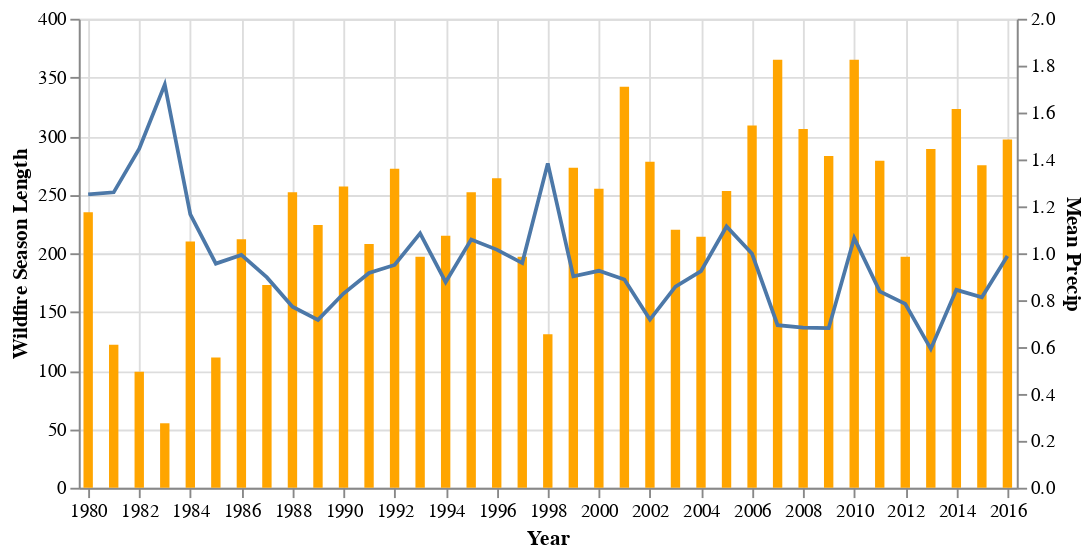

Notebook code for this chart:
### Code cell
chart = alt.Chart(annual_df.reset_index(),width=500, height=250)
base = chart.encode(alt.X('YEAR',scale=alt.Scale(zero=False,domain=(1980, 2016)),axis=alt.Axis(format='.0f',title='Year')),tooltip=['season_length', 'Mean Precip'])

bar=base.mark_bar(color='orange').encode(alt.Y('season_length:Q',axis=alt.Axis(title='Wildfire Season Length')))

line =  base.mark_line().encode(
    alt.Y('Mean Precip:Q',scale=alt.Scale(domain=(0, 2))))

layer3=alt.layer(
    bar,
    line
).resolve_scale(
    y='independent'
)

layer3
#base.configure_cell(height=400, width=200)

### Figure 1 — Vega-Lite specification as saved in the notebook (floating-point values rounded to 4 significant figures)
{"$schema": "https://vega.github.io/schema/vega-lite/v2.6.0.json", "config": {"view": {"height": 300, "width": 400}}, "datasets": {"data-90b028aa721197f1785b62443f5450a8": [{"Max Temp": 301.3, "Mean Precip": 1.251, "Mean Temp": 290.8, "YEAR": 1980, "event_count": 10, "season_length": 235, "total_acre": 80857}, {"Max Temp": 301.5, "Mean Precip": 1.26, "Mean Temp": 291.5, "YEAR": 1981, "event_count": 15, "season_length": 122, "total_acre": 36753}, {"Max Temp": 300.7, "Mean Precip": 1.446, "Mean Temp": 289.8, "YEAR": 1982, "event_count": 4, "season_length": 99, "total_acre": 25154}, {"Max Temp": 300.8, "Mean Precip": 1.72, "Mean Temp": 290.2, "YEAR": 1983, "event_count": 2, "season_length": 55, "total_acre": 5992}, {"Max Temp": 300.5, "Mean Precip": 1.166, "Mean Temp": 289.9, "YEAR": 1984, "event_count": 7, "season_length": 210, "total_acre": 17385}, {"Max Temp": 302.0, "Mean Precip": 0.9557, "Mean Temp": 289.7, "YEAR": 1985, "event_count": 18, "season_length": 111, "total_acre": 209735}, {"Max Temp": 301.1, "Mean Precip": 0.9929, "Mean Temp": 291.0, "YEAR": 1986, "event_count": 45, "season_length": 212, "total_acre": 230487}, {"Max Temp": 299.5, "Mean Precip": 0.8969, "Mean Temp": 290.9, "YEAR": 1987, "event_count": 108, "season_length": 173, "total_acre": 1025011}, {"Max Temp": 301.6, "Mean Precip": 0.772, "Mean Temp": 291.0, "YEAR": 1988, "event_count": 109, "season_length": 252, "total_acre": 2770000.0}, {"Max Temp": 301.5, "Mean Precip": 0.7157, "Mean Temp": 290.7, "YEAR": 1989, "event_count": 65, "season_length": 224, "total_acre": 351100.0}, {"Max Temp": 301.1, "Mean Precip": 0.8283, "Mean Temp": 290.9, "YEAR": 1990, "event_count": 38, "season_length": 257, "total_acre": 273200.0}, {"Max Temp": 300.7, "Mean Precip": 0.9159, "Mean Temp": 290.6, "YEAR": 1991, "event_count": 29, "season_length": 208, "total_acre": 87064}, {"Max Temp": 300.5, "Mean Precip": 0.95, "Mean Temp": 291.4, "YEAR": 1992, "event_count": 50, "season_length": 272, "total_acre": 484600.0}, {"Max Temp": 299.0, "Mean Precip": 1.085, "Mean Temp": 290.3, "YEAR": 1993, "event_count": 23, "season_length": 197, "total_acre": 164824}, {"Max Temp": 302.0, "Mean Precip": 0.8769, "Mean Temp": 291.3, "YEAR": 1994, "event_count": 133, "season_length": 215, "total_acre": 1369000.0}, {"Max Temp": 301.0, "Mean Precip": 1.058, "Mean Temp": 291.2, "YEAR": 1995, "event_count": 35, "season_length": 252, "total_acre": 182363}, {"Max Temp": 302.1, "Mean Precip": 1.016, "Mean Temp": 291.2, "YEAR": 1996, "event_count": 92, "season_length": 264, "total_acre": 1050000.0}, {"Max Temp": 300.8, "Mean Precip": 0.9581, "Mean Temp": 290.9, "YEAR": 1997, "event_count": 13, "season_length": 197, "total_acre": 146080}, {"Max Temp": 301.4, "Mean Precip": 1.383, "Mean Temp": 290.7, "YEAR": 1998, "event_count": 35, "season_length": 131, "total_acre": 127000.0}, {"Max Temp": 300.4, "Mean Precip": 0.9015, "Mean Temp": 291.1, "YEAR": 1999, "event_count": 66, "season_length": 273, "total_acre": 808468}, {"Max Temp": 301.4, "Mean Precip": 0.9252, "Mean Temp": 291.1, "YEAR": 2000, "event_count": 144, "season_length": 255, "total_acre": 1999000.0}, {"Max Temp": 301.4, "Mean Precip": 0.8883, "Mean Temp": 291.4, "YEAR": 2001, "event_count": 67, "season_length": 342, "total_acre": 503900.0}, {"Max Temp": 302.1, "Mean Precip": 0.7173, "Mean Temp": 291.0, "YEAR": 2002, "event_count": 98, "season_length": 278, "total_acre": 1822000.0}, {"Max Temp": 302.9, "Mean Precip": 0.8578, "Mean Temp": 291.7, "YEAR": 2003, "event_count": 146, "season_length": 220, "total_acre": 1707000.0}, {"Max Temp": 301.0, "Mean Precip": 0.9235, "Mean Temp": 291.2, "YEAR": 2004, "event_count": 45, "season_length": 214, "total_acre": 455000.0}, {"Max Temp": 302.1, "Mean Precip": 1.114, "Mean Temp": 291.3, "YEAR": 2005, "event_count": 84, "season_length": 253, "total_acre": 916100.0}, {"Max Temp": 302.8, "Mean Precip": 0.9978, "Mean Temp": 291.4, "YEAR": 2006, "event_count": 140, "season_length": 309, "total_acre": 1643000.0}, {"Max Temp": 302.7, "Mean Precip": 0.6935, "Mean Temp": 291.4, "YEAR": 2007, "event_count": 134, "season_length": 365, "total_acre": 2530000.0}, {"Max Temp": 301.4, "Mean Precip": 0.6829, "Mean Temp": 290.8, "YEAR": 2008, "event_count": 124, "season_length": 306, "total_acre": 1518000.0}, {"Max Temp": 301.3, "Mean Precip": 0.6806, "Mean Temp": 290.9, "YEAR": 2009, "event_count": 85, "season_length": 283, "total_acre": 620600.0}, {"Max Temp": 300.5, "Mean Precip": 1.065, "Mean Temp": 290.8, "YEAR": 2010, "event_count": 51, "season_length": 365, "total_acre": 257600.0}, {"Max Temp": 301.7, "Mean Precip": 0.8372, "Mean Temp": 290.6, "YEAR": 2011, "event_count": 92, "season_length": 279, "total_acre": 1471000.0}, {"Max Temp": 302.1, "Mean Precip": 0.7844, "Mean Temp": 291.9, "YEAR": 2012, "event_count": 127, "season_length": 197, "total_acre": 2368000.0}, {"Max Temp": 301.9, "Mean Precip": 0.5922, "Mean Temp": 291.1, "YEAR": 2013, "event_count": 69, "season_length": 289, "total_acre": 1285000.0}, {"Max Temp": 302.1, "Mean Precip": 0.8441, "Mean Temp": 292.1, "YEAR": 2014, "event_count": 57, "season_length": 323, "total_acre": 609400.0}, {"Max Temp": 301.9, "Mean Precip": 0.8126, "Mean Temp": 292.5, "YEAR": 2015, "event_count": 123, "season_length": 275, "total_acre": 281600.0}, {"Max Temp": 301.4, "Mean Precip": 0.988, "Mean Temp": 292.0, "YEAR": 2016, "event_count": 64, "season_length": 297, "total_acre": 843000.0}]}, "layer": [{"data": {"name": "data-90b028aa721197f1785b62443f5450a8"}, "encoding": {"tooltip": [{"field": "season_length", "type": "quantitative"}, {"field": "Mean Precip", "type": "quantitative"}], "x": {"axis": {"format": ".0f", "title": "Year"}, "field": "YEAR", "scale": {"domain": [1980, 2016], "zero": false}, "type": "quantitative"}, "y": {"axis": {"title": "Wildfire Season Length"}, "field": "season_length", "type": "quantitative"}}, "height": 250, "mark": {"color": "orange", "type": "bar"}, "width": 500}, {"data": {"name": "data-90b028aa721197f1785b62443f5450a8"}, "encoding": {"tooltip": [{"field": "season_length", "type": "quantitative"}, {"field": "Mean Precip", "type": "quantitative"}], "x": {"axis": {"format": ".0f", "title": "Year"}, "field": "YEAR", "scale": {"domain": [1980, 2016], "zero": false}, "type": "quantitative"}, "y": {"field": "Mean Precip", "scale": {"domain": [0, 2]}, "type": "quantitative"}}, "height": 250, "mark": "line", "width": 500}], "resolve": {"scale": {"x": "shared", "y": "independent"}}}
